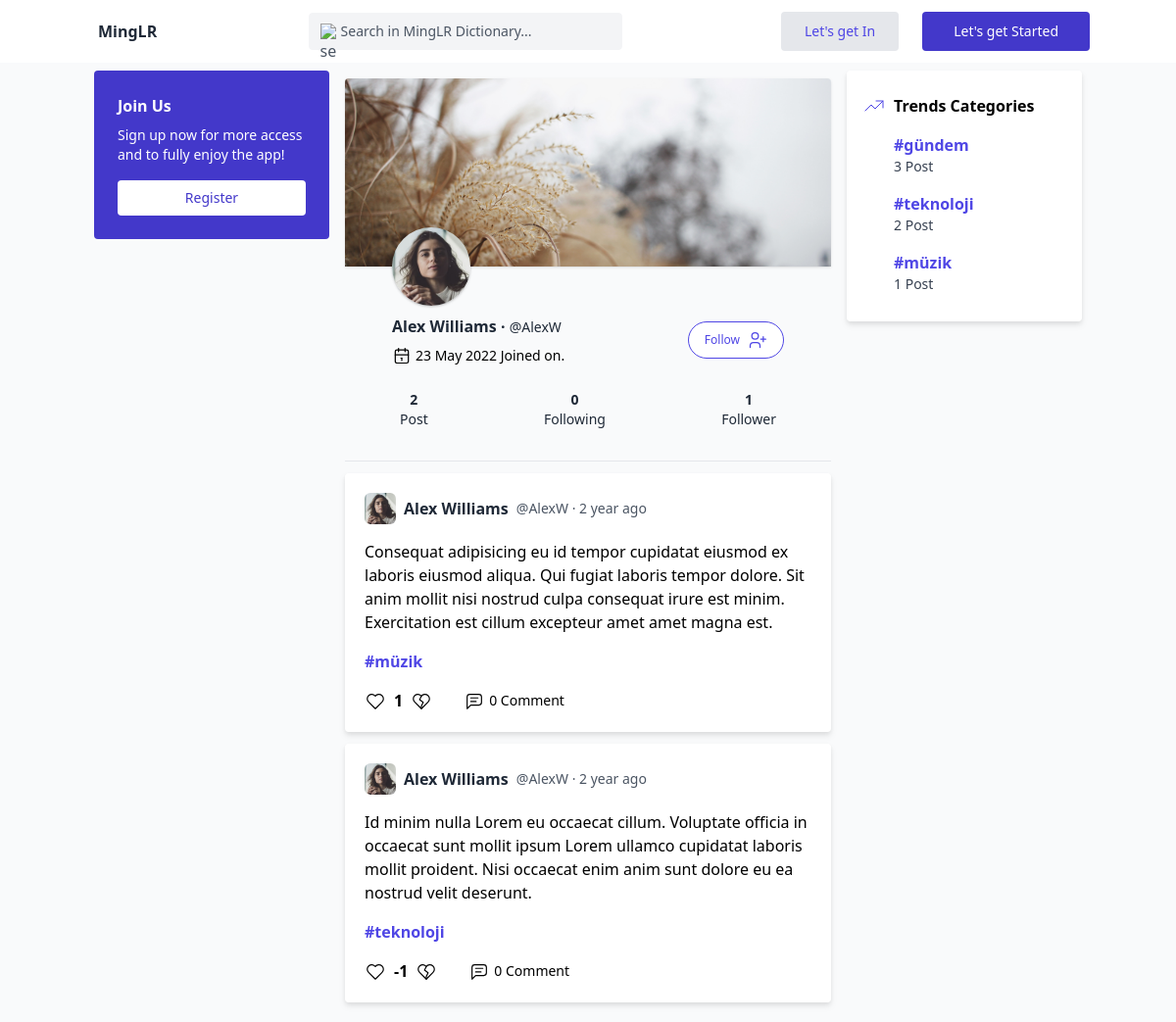
The page /pages/profile.php?user_id=7 on the database its author committed.
### tables this page shows
CREATE TABLE `users` (
  `id` int(11) NOT NULL,
  `username` varchar(255) NOT NULL,
  `first_name` varchar(50) NOT NULL,
  `last_name` varchar(50) NOT NULL,
  `email` varchar(255) NOT NULL,
  `password` varchar(255) NOT NULL,
  `profile_picture` varchar(50) NOT NULL DEFAULT 'default',
  `banner_picture` varchar(50) NOT NULL DEFAULT 'default',
  `role_id` int(11) NOT NULL DEFAULT 3,
  `user_date` timestamp NOT NULL DEFAULT current_timestamp() ON UPDATE current_timestamp()
);

CREATE TABLE `post` (
  `post_id` int(11) NOT NULL,
  `post_title` varchar(280) NOT NULL,
  `post_image` varchar(50) NOT NULL,
  `user_id` int(50) NOT NULL,
  `post_category_id` int(50) NOT NULL,
  `post_date` timestamp NOT NULL DEFAULT current_timestamp()
);

CREATE TABLE `category` (
  `category_id` int(11) NOT NULL,
  `category_title` varchar(50) NOT NULL
);

### scripts/format_date.php (called while the page is built, shortened)
<?php
function time_elapsed_string($datetime, $full = false)
{
    $now = new DateTime;
    $ago = new DateTime($datetime);
    $diff = $now->diff($ago);
    $diff->w = floor($diff->d / 7);
    $diff->d -= $diff->w * 7;
    $string = array(
        'y' => 'year',
        'm' => 'month',
        'w' => 'week',
        'd' => 'day',
        'h' => 'hour',
        'i' => 'minute',
        's' => 'second',
    );
    foreach ($string as $k => &$v) {
        if ($diff->$k) {
            $v = $diff->$k . ' ' . $v;
        } else {
            unset($string[$k]);
        }
    }
    if (!$full) $string = array_slice($string, 0, 1);
    return $string ? implode(', ', $string) . ' ago' : 'now';
}
function formatDateToEnglish($date)
{
    $day = date("d", strtotime($date));
    $month = date("m", strtotime($date)) - 1;
    $year = date("Y", strtotime($date));
    $monthEN = array("January", "February", "March", "April", "May", "June", "July", "August", "September", "October", "November", "December");
    return "$day $monthEN[$month] $year";
}
?>

### components/content/components/post-card.php (the view, shortened to what this page needs)
<div class="bg-white drop-shadow-md rounded p-5 my-3">
    <div class="flex items-center gap-2">
        <a href="profile.php?user_id=<?php echo $row["id"]; ?>">
            <?php if (isset($row["profile_picture"]) && $row["profile_picture"] == "default") { ?>
                <div class="relative w-8 h-8 overflow-hidden bg-indigo-100 rounded-md">
                    <svg class="absolute text-indigo-500 w-10 h-10 -left-1" fill="currentColor" viewBox="0 0 20 20" xmlns="http://www.w3.org/2000/svg">
                        <path fill-rule="evenodd" d="M10 9a3 3 0 100-6 3 3 0 000 6zm-7 9a7 7 0 1114 0H3z" clip-rule="evenodd"></path>
                    </svg>
                </div>
            <?php
            } else { ?>
                <img src="../assets/images/user/profile/<?php echo $row["profile_picture"]; ?>" alt="" class="w-8 h-8 rounded-md object-cover" />
            <?php } ?>
        </a>
        <a href="profile.php?user_id=<?php echo $row["id"]; ?>" class="text-gray-800 text-base font-semibold"><?php echo $row["first_name"] . " " . $row["last_name"]; ?></a>
        <p class="text-gray-600 text-sm">@<?php echo $row["username"] ?> · <?php echo time_elapsed_string($row["post_date"]) ?></p>
    </div>
    <a href="post.php?post_id=<?php echo $row["post_id"]; ?>">
        <div class="py-4">
            <?php echo $row["post_title"] ?>
        </div>
    </a>
    <a href="?category_id=<?php echo $row["category_id"]; ?>" class="text-indigo-600 text-base font-semibold">#<?php echo $row["category_title"] ?></a>
    <div class="flex mt-4">
        <form method="POST">
            <div class="flex items-center cursor-pointer">
                <button type="submit" name="post_like">
                    <?php
                    $isLikedQuery = "SELECT post_review_type FROM post_review WHERE post_review_user_id = ? AND post_review_post_id = ?;";
                    $stmt = $link->prepare($isLikedQuery);
                    $stmt->bind_param("ii", $user_id, $row["post_id"]);
                    $stmt->execute();
                    $result = $stmt->get_result();
                    $post_review_data = $result->fetch_assoc();
                    ?>
                    <svg xmlns="http://www.w3.org/2000/svg" class="cursor-pointer icon icon-tabler icon-tabler-heart hover:fill-indigo-600 <?php echo $post_review_data["post_review_type"] == 1 ? "fill-indigo-600 hover:text-indigo-600" : "" ?>" width="22" height="22" viewBox="0 0 24 24" stroke-width="1.275" stroke="currentcolor" fill="none" stroke-linecap="round" stroke-linejoin="round">
                        <path stroke="none" d="M0 0h24v24H0z" fill="none" />
                        <path d="M19.5 13.572l-7.5 7.428l-7.5 -7.428m0 0a5 5 0 1 1 7.5 -6.566a5 5 0 1 1 7.5 6.572" />
                    </svg>
                </button>
                <div class="font-bold px-2">
                    <?php
                    $likeCountQuery = "SELECT COUNT(*) as like_count FROM post_review WHERE post_review_post_id = ? AND post_review_type=1;";
                    $stmt = $link->prepare($likeCountQuery);
                    $stmt->bind_param("i", $row["post_id"]);
                    $stmt->execute();
                    $result = $stmt->get_result();
                    $like_count = $result->fetch_assoc();
                    $dislikeCountQuery = "SELECT COUNT(*) as dislike_count FROM post_review WHERE post_review_post_id = ? AND post_review_type=-1;";
                    $stmt = $link->prepare($dislikeCountQuery);
                    $stmt->bind_param("i", $row["post_id"]);
                    $stmt->execute();
                    $result = $stmt->get_result();
                    $dislike_count = $result->fetch_assoc();
                    echo $like_count["like_count"] - $dislike_count["dislike_count"];
                    ?>
                </div>
                <button type="submit" name="post_dislike">
                    <svg xmlns="http://www.w3.org/2000/svg" class="cursor-pointer icon icon-tabler icon-tabler-heart-broken hover:fill-indigo-600 <?php echo $post_review_data["post_review_type"] == -1 ? "fill-indigo-600 hover:text-indigo-600" : "" ?>" width="22" height="22" viewBox="0 0 24 24" stroke-width="1.275" stroke="currentcolor" fill="none" stroke-linecap="round" stroke-linejoin="round">
                        <path stroke="none" d="M0 0h24v24H0z" fill="none" />
                        <path d="M19.5 13.572l-7.5 7.428l-7.5 -7.428a5 5 0 1 1 7.5 -6.566a5 5 0 1 1 7.5 6.572" />
                        <path d="M12 7l-2 4l4 3l-2 4v3" />
                    </svg>
                </button>
            </div>
        </form>
        <div class="flex items-center ml-8 cursor-pointer hover:text-indigo-700">
            <?php
            $postCommentCountQuery = " SELECT COUNT(*) AS post_comment_count FROM post INNER JOIN post_comment ON post_id = post_comment.post_comment_post_id WHERE post_id = ? GROUP BY post_comment_post_id;";
            $stmt = $link->prepare($postCommentCountQuery);
            $stmt->bind_param("i", $row["post_id"]);
            $stmt->execute();
            $result = $stmt->get_result();
            $post_comment_count = $result->fetch_assoc();
            ?>
            <a href="post.php?post_id=<?php echo $row["post_id"]; ?>" class="text-sm px-1"><?php echo (!$result->num_rows) ? "0" : $post_comment_count["post_comment_count"]; ?> Comment</a>
        </div>
    </div>
</div>

### components/profile/index.php (shortened to what this page needs)
<?php
$user_id = null;
$user_profile_id = $_GET["user_id"];
$userQuery = "SELECT * FROM users WHERE id = ?";
$stmt = $link->prepare($userQuery);
$stmt->bind_param("i", $user_profile_id);
$stmt->execute();
$result = $stmt->get_result();
$userData = $result->fetch_assoc();
if (empty($userData) || empty($user_profile_id)) { ?>
    <div class="pt-16 text-sm text-center">Sorry, the user you are looking for seems to be swimming with dolphins...</div>
<?php } else {
    include("../components/profile/profile-card.php"); ?>
    <div class="border-b my-2"></div>
    <?php
    $userAllPostQuery = "SELECT * FROM post INNER JOIN category ON category.category_id = post.post_category_id INNER JOIN users ON users.id = post.user_id WHERE users.id = ? ORDER BY post.post_id DESC;";
    $stmt = $link->prepare($userAllPostQuery);
    $stmt->bind_param("i", $user_profile_id);
    $stmt->execute();
    $userAllPostData = $stmt->get_result();
    if ($userAllPostData->num_rows > 0) {
        while ($row = $userAllPostData->fetch_assoc()) {
    ?>
            <?php include("../components/content/components/post-card.php"); ?>
    <?php }
    } ?>
<?php } ?>

### components/profile/profile-card.php (shortened to what this page needs)
<div class="rounded relative mt-2 h-48 mb-12">
    <?php if ($userData["banner_picture"] == "default") { ?>
        <div class="w-full h-full absolute rounded-t bg-indigo-100 flex justify-center items-center text-indigo-900">
            <svg xmlns="http://www.w3.org/2000/svg" class="icon icon-tabler icon-tabler-photo-off" width="36" height="36" viewBox="0 0 24 24" stroke-width="1" stroke="currentcolor" fill="none" stroke-linecap="round" stroke-linejoin="round">
                <path stroke="none" d="M0 0h24v24H0z" fill="none" />
                <line x1="3" y1="3" x2="21" y2="21" />
                <line x1="15" y1="8" x2="15.01" y2="8" />
                <path d="M19.121 19.122a3 3 0 0 1 -2.121 .878h-10a3 3 0 0 1 -3 -3v-10c0 -.833 .34 -1.587 .888 -2.131m3.112 -.869h9a3 3 0 0 1 3 3v9" />
                <path d="M4 15l4 -4c.928 -.893 2.072 -.893 3 0l5 5" />
                <path d="M16.32 12.34c.577 -.059 1.162 .162 1.68 .66l2 2" />
            </svg>
        </div>
    <?php
    } else { ?>
        <img src="../assets/images/user/banner/<?php echo $userData["banner_picture"]; ?>" alt="" class="w-full h-full object-cover absolute shadow rounded-t" />
    <?php } ?>
    <div class="w-20 h-20 rounded-full bg-cover bg-center bg-no-repeat absolute bottom-0 -mb-10 ml-12 shadow flex items-center justify-center">
        <?php if ($userData["profile_picture"] == "default") { ?>
            <div class="relative w-20 h-20 overflow-hidden bg-indigo-100 rounded-full">
                <svg class="absolute text-indigo-500 w-24 h-24 -left-2" fill="currentColor" viewBox="0 0 20 20" xmlns="http://www.w3.org/2000/svg">
                    <path fill-rule="evenodd" d="M10 9a3 3 0 100-6 3 3 0 000 6zm-7 9a7 7 0 1114 0H3z" clip-rule="evenodd"></path>
                </svg>
            </div>
        <?php
        } else { ?>
            <img src="../assets/images/user/profile/<?php echo $userData["profile_picture"]; ?>" alt="" class="absolute z-0 h-full w-full object-cover rounded-full shadow top-0 left-0 bottom-0 right-0" />
        <?php } ?>
    </div>
</div>
<div class="mx-12 flex items-center justify-between">
    <div>
        <div class="pb-2 text-base font-bold text-gray-800"><?php echo $userData["first_name"] . " " . $userData["last_name"]; ?> · <span class="pb-2 text-sm font-normal text-gray-800">@<?php echo $userData["username"]; ?></span></div>
        <div class="flex items-center text-sm gap-1">
            <span><?php echo formatDateToEnglish($userData["user_date"]); ?> Joined on.</span>
        </div>
    </div>
    <div>
        <?php
        if (($user_id == null || $user_id == "undefined") || (!($user_id == null || $user_id == "undefined") && ($user_id != $user_profile_id))) {
            $isFollowingQuery = "SELECT * FROM user_follow WHERE sender_id = ? AND receiver_id = ?;";
            $stmt = $link->prepare($isFollowingQuery);
            $stmt->bind_param("ii", $_SESSION["id"], $_GET["user_id"]);
            $stmt->execute();
            $isFollowing = $stmt->get_result();
            if ($isFollowing->num_rows < 1) { ?>
                <form method="POST">
                    <button name="follow_user" type="submit" class="border border-indigo-600 text-indigo-600 bg-white hover:text-white hover:bg-indigo-600 flex gap-2 items-center my-2 transition duration-150 ease-in-out rounded-full px-4 py-2 text-xs focus:outline-none focus:ring-2 focus:ring-offset-2 focus:ring-indigo-600">
                        <span>Follow</span>
                    </button>
                </form>
            <?php
            }
            ?>
        <?php } ?>
    </div>
</div>
<div class="flex justify-between py-6 px-2 mx-12">
    <?php
    $postCountQuery = "SELECT COUNT(*) as total_post_count FROM post INNER JOIN users ON users.id = post.user_id WHERE users.id = ?;";
    $stmt = $link->prepare($postCountQuery);
    $stmt->bind_param("i", $user_profile_id);
    $stmt->execute();
    $result = $stmt->get_result();
    $postCount = $result->fetch_assoc();
    $followingCountQuery = "SELECT COUNT(*) as total_following_count FROM user_follow WHERE user_follow.sender_id = ?;";
    $stmt = $link->prepare($followingCountQuery);
    $stmt->bind_param("i", $user_profile_id);
    $stmt->execute();
    $result = $stmt->get_result();
    $followingCount = $result->fetch_assoc();
    $followerCountQuery = "SELECT COUNT(*) as total_follower_count FROM user_follow WHERE user_follow.receiver_id = ?";
    $stmt = $link->prepare($followerCountQuery);
    $stmt->bind_param("i", $user_profile_id);
    $stmt->execute();
    $result = $stmt->get_result();
    $followerCount = $result->fetch_assoc();
    ?>
    <div class="flex flex-col text-center">
        <h3 class="text-sm text-gray-800 font-bold"><?php echo $postCount["total_post_count"]; ?></h3>
        <p class="text-sm text-gray-800">Post</p>
    </div>
    <div class="flex flex-col text-center">
        <h3 class="text-sm text-gray-800 font-bold"><?php echo $followingCount["total_following_count"]; ?></h3>
        <p class="text-sm text-gray-800">Following</p>
    </div>
    <div class="flex flex-col text-center">
        <h3 class="text-sm text-gray-800 font-bold"><?php echo $followerCount["total_follower_count"]; ?></h3>
        <p class="text-sm text-gray-800">Follower</p>
    </div>
</div>

### components/right-bar/components/trend-card.php (shortened to what this page needs)
<?php function TrendCard($trendData, $title)
{ ?>
    <div class="bg-white drop-shadow-md rounded px-4 py-6">
        <div class="flex gap-2">
            <span class="text-base font-semibold"><?php echo $title; ?></span>
        </div>
        <div class="flex flex-col gap-2 mt-3">
            <?php
            while ($row = $trendData->fetch_assoc()) {
            ?>
                <a href="?category_id=<?php echo $row["category_id"]; ?>" class="flex flex-col py-1 pl-8 hover:bg-indigo-50">
                    <span class="text-indigo-600 text-base font-semibold">#<?php echo $row["category_title"]; ?></span>
                    <span class="text-gray-700 text-sm"><?php echo $row["COUNT(post_id)"]; ?> Post</span>
                </a>
            <?php }
            ?>
        </div>
    </div>
<?php } ?>

### rows shown on the page
users: banner_picture (picture), profile_picture (picture), first_name "Alex", last_name "Williams", username "AlexW", user_date "23 May 2022"
post: user.profile_picture (picture), user.first_name "Alex", user.last_name "Williams", user.username "AlexW", post_date "2 year ago", post_title "Consequat adipisicing eu id tempor cupidatat eiusmod ex laboris eiusmod aliqua. Qui fugiat laboris tempor dolore. Sit anim mollit nisi nostrud culpa consequat irure est minim. Exercitation est cillum excepteur amet amet magna est.", category.category_title "müzik", dislike_count "1"
post: user.profile_picture (picture), user.first_name "Alex", user.last_name "Williams", user.username "AlexW", post_date "2 year ago", post_title "Id minim nulla Lorem eu occaecat cillum. Voluptate officia in occaecat sunt mollit ipsum Lorem ullamco cupidatat laboris mollit proident. Nisi occaecat enim anim sunt dolore eu ea nostrud velit deserunt.", category.category_title "teknoloji", dislike_count "-1"
category: category_title "gündem", COUNT "3"
category: category_title "teknoloji", COUNT "2"
category: category_title "müzik", COUNT "1"

### other values the page prints
$postCount["total_post_count"] "2"
$followingCount["total_following_count"] "0"
$followerCount["total_follower_count"] "1"
$title "Trends Categories"
